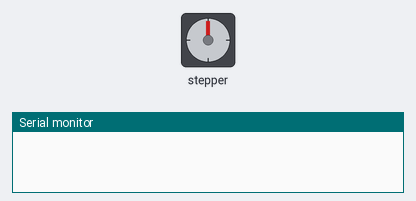
A sketch run on a simulated ESP8266 (NodeMCU). Parts: stepper motor, the last lines printed to the serial monitor. Stepper angles assume 2048 steps per turn.

Above: at 0.2 s.
At 6.64 s:
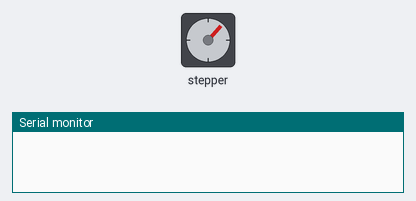
At 15.43 s:
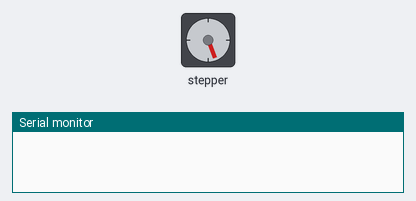
At 39.1 s:
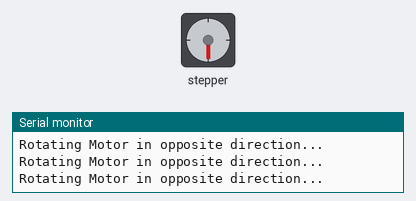
Timing chart, 0 to 40.0 s (numbered marks = the images above):
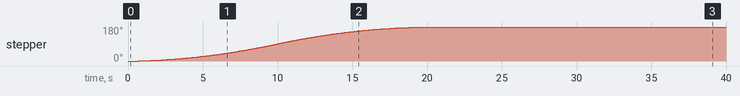

The sketch:

esp8266_LOLin_stepMotor_v01.ino
```cpp
#include <AccelStepper.h>

const int steps_per_rev = 2048;  //  2048
#define IN1 D5
#define IN2 D6
#define IN3 D7
#define IN4 D8

AccelStepper motor(AccelStepper::HALF4WIRE, IN1, IN3, IN2, IN4);

void setup() {
  Serial.begin(115200);

  motor.setMaxSpeed(100);     // 700
  motor.setAcceleration(10);  // 200

  motor.moveTo(steps_per_rev);
}

void loop() {

  if (motor.distanceToGo() == 0){
    motor.moveTo(-motor.currentPosition());
    Serial.println("Rotating Motor in opposite direction...");
  }
  motor.run();


  // // for (int var = 0; var < 5; var++) {
  //   motor.moveTo(steps_per_rev);
  //   motor.run();
  // }

      motor.moveTo(steps_per_rev / 2);
    motor.run();

  // delay(1000);
  // for (int var = 0; var < 1; var++) {
  //   motor.moveTo(steps_per_rev);
  //   motor.run();
  // }
  // delay(500);
}
```
